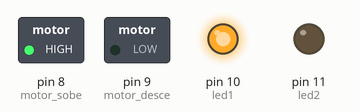
Recording of a sketch running on a simulated Arduino Uno, built with avr-gcc and run on an emulated ATmega328P. On the bench: switched loads named in the sketch (green lamp = pin HIGH), output pins drawn as LEDs (lit = HIGH).

Above: at 0.5 s.
At 3.5 s:
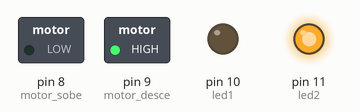
Timing chart, 0 to 4.6 s (numbered marks = the images above):
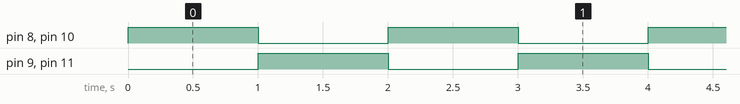

Measured:
- by itself, pin 8 (motor_sobe), pin 9 (motor_desce), pin 10 (led1), pin 11 (led2): alternates HIGH for 1.0 s and LOW for 1.0 s

The sketch:

Sobe_e_desce_autom_tico.ino
```cpp
int motor_sobe= 8;
int motor_desce=9;
int led1=10;
int led2=11;
int n;
int T=1000;

void setup(){

  pinMode( motor_sobe, OUTPUT);
  pinMode(motor_desce, OUTPUT);
  pinMode(led1, OUTPUT);
  pinMode(led2, OUTPUT);


}

void loop(){


  digitalWrite(motor_sobe, HIGH);
  digitalWrite(motor_desce, LOW);
  digitalWrite(led1, HIGH);
  digitalWrite(led2, LOW);

 delay(T);


  digitalWrite( motor_desce, HIGH);
  digitalWrite(motor_sobe, LOW);
  digitalWrite(led1, LOW);
  digitalWrite(led2, HIGH);

  delay(T);


}
```
